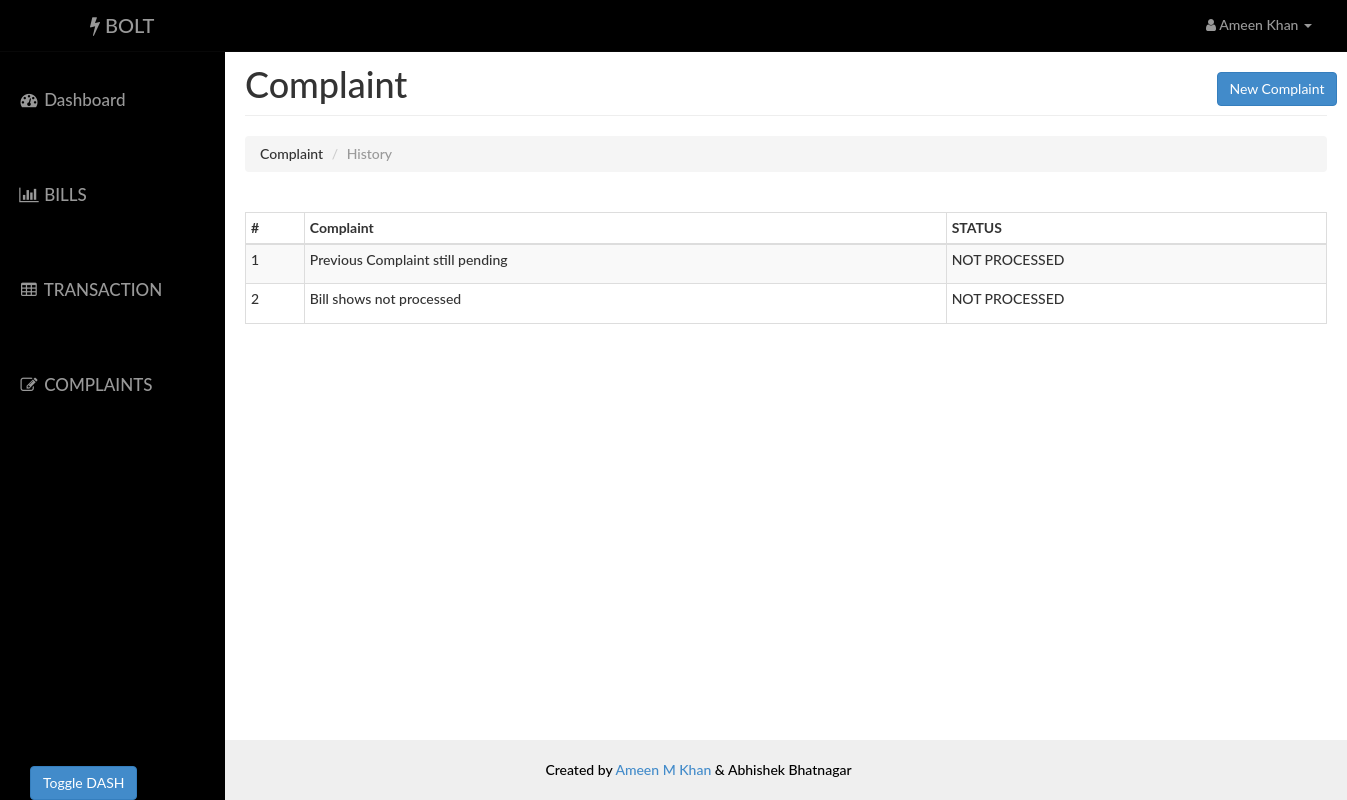
The app's page /user/complaint.php (signed in), older data.
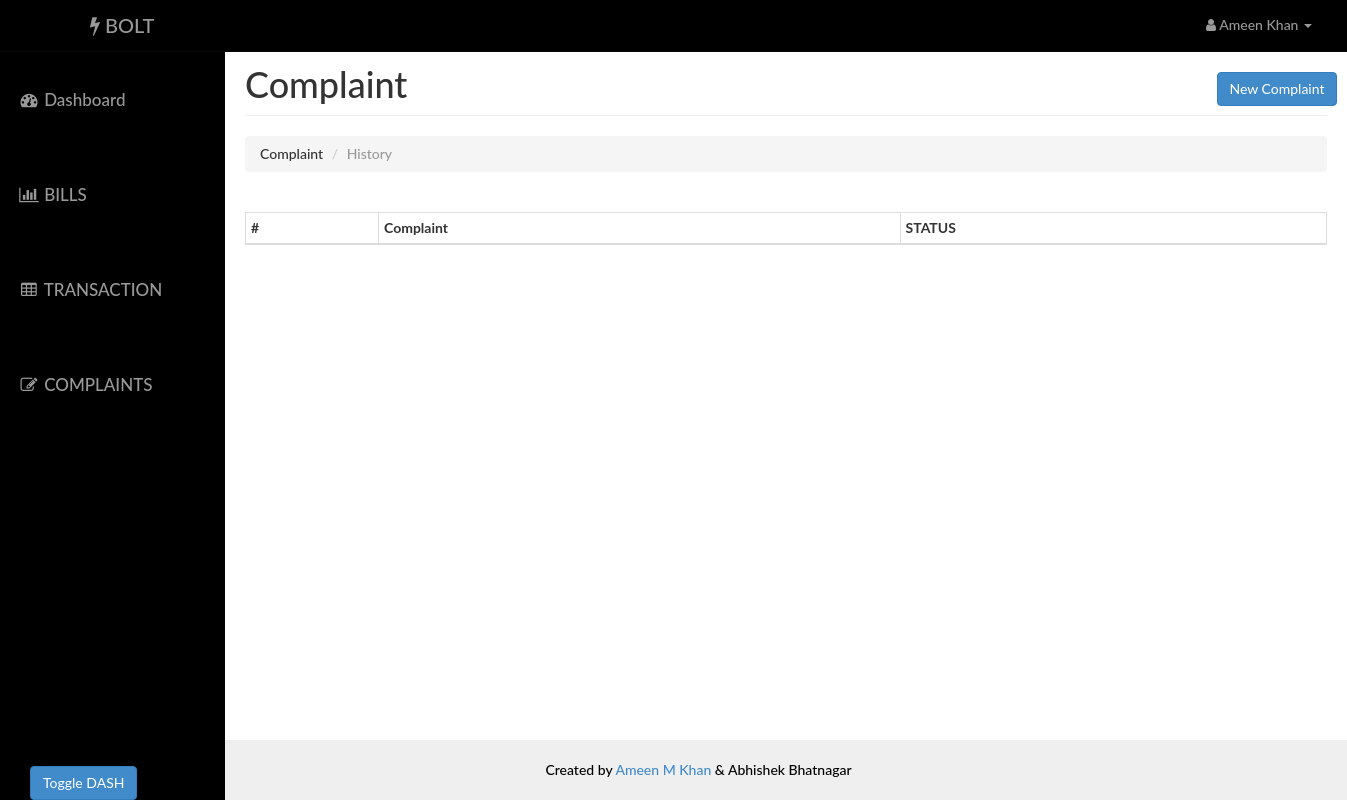
The same page, newer data.
### tables this page shows
CREATE TABLE IF NOT EXISTS `complaint` (
  `id` int(14) NOT NULL AUTO_INCREMENT PRIMARY KEY,
  `uid` int(14) NOT NULL,
  `aid` int(14) NOT NULL,
  `complaint` varchar(140) NOT NULL,
  `status` varchar(40) NOT NULL,
  FOREIGN KEY (aid) REFERENCES admin(id) ON DELETE CASCADE ON UPDATE CASCADE,
  FOREIGN KEY (uid) REFERENCES user(id) ON DELETE CASCADE ON UPDATE CASCADE
);

### Includes/config.php (called while the page is built, shortened)
<?php
    $dbms="ebill";
?>

### Includes/user.php (called while the page is built, shortened)
<?php
    function retrieve_complaints ($id) {
        include("config.php");
        $query = "SELECT * FROM complaint where uid={$id} ";
        $query .= "ORDER BY id DESC";
        $result1 = mysqli_query($con,$query);
        return $result1;
    }
 ?>

### user/complaint.php (the view, shortened to what this page needs)
<?php
    require_once('../Includes/user.php');
    require_once('head_html.php');
?>
<body>
    <div id="wrapper">
        <?php
            require_once("nav.php");
            require_once("sidebar.php");
        ?>
        <div id="page-content-wrapper">
            <div class="container-fluid">
                <div class="row">
                    <div class="col-lg-12">
                        <h1 class="page-header">
                            Complaint
                            <button class="btn btn-primary" data-toggle="modal" style="position:relative;left:800px" data-target="#Complaint">New Complaint</button>
                        </h1>
                        <ol class="breadcrumb">
                          <li>Complaint</li>
                          <li class="active">History</li>
                        </ol>
                                <div class="table-responsive">
                                    <table class="table table-hover table-striped table-bordered table-condensed">
                                        <thead>
                                            <tr>
                                                <th>#</th>
                                                <th>Complaint</th>
                                                <th>STATUS</th>
                                            </tr>
                                        </thead>
                                        <tbody>
                                            <?php
                                            $result = retrieve_complaints($_SESSION['uid']);
                                            $counter = 1;
                                            while($row = mysqli_fetch_assoc($result)){
                                            ?>
                                                <tr>
                                                    <td height="40"><?php echo $counter ?></td>
                                                    <td><?php echo $row['complaint'] ?></td>
                                                    <td><?php echo $row['status'] ?></td>
                                                </tr>
                                            <?php
                                                $counter=$counter+1;
                                            }
                                            ?>
                                        </tbody>
                                    </table>
                                </div>
                    </div>
                </div>
            </div>
        </div>
    </div>
 <?php
    require_once("footer.php");
?>
</body>
</html>

Row changes from the older to the newer data that the page shows:
removed complaint: complaint "Previous Complaint still pending", status "NOT PROCESSED"
removed complaint: complaint "Bill shows not processed", status "NOT PROCESSED"
